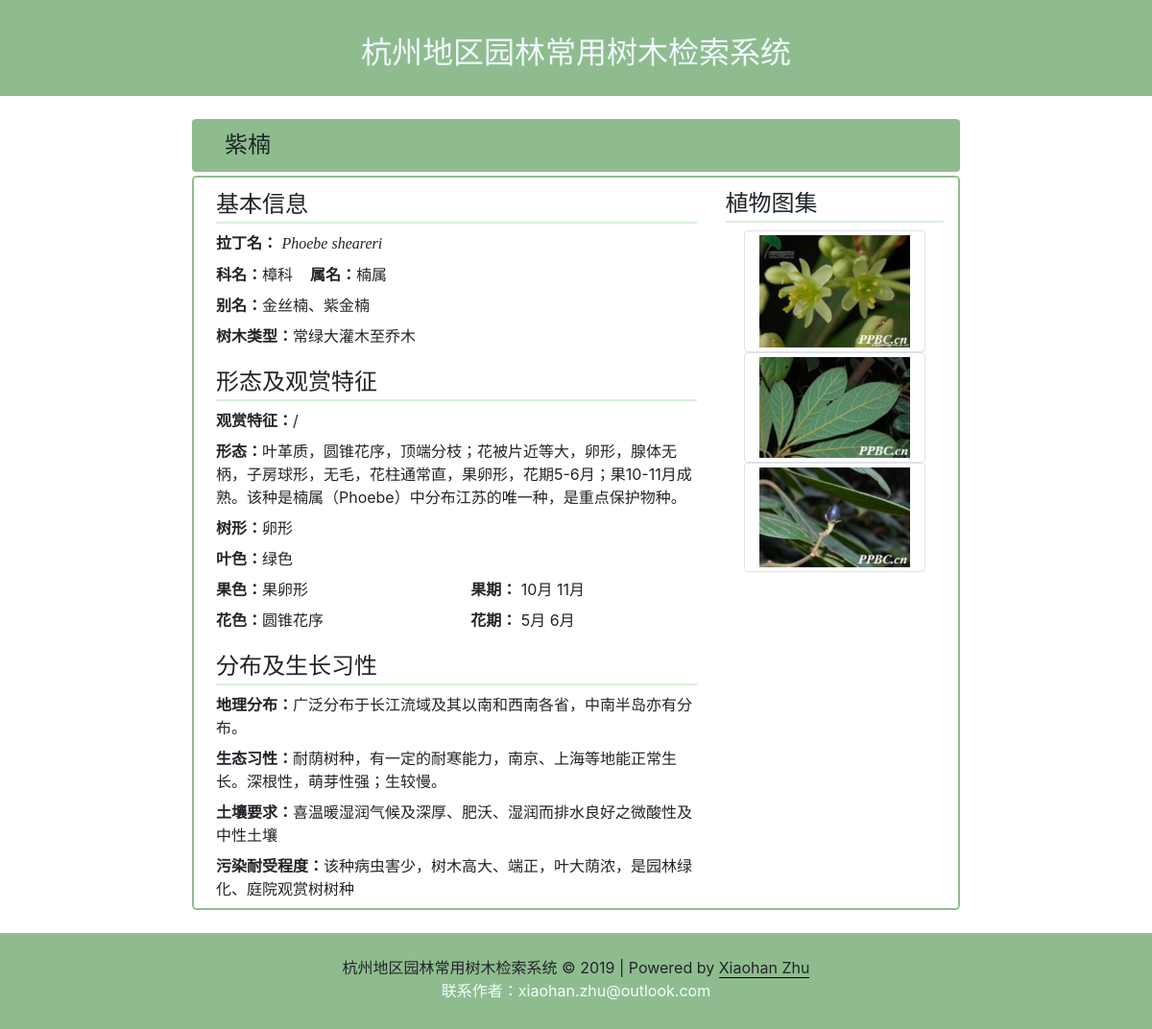
/search/紫楠/, run on the app's committed database.
### hzTree/models.py (models this page shows, shortened)
class Tree(models.Model):
    species_name = models.CharField(max_length=16, default=" ")
    family_name = models.CharField(max_length=16, default=" ")
    genus_name = models.CharField(max_length=16, default=" ")
    latin_name = models.CharField(max_length=64, default=" ")
    alternative_name = models.CharField(max_length=64, default=" ")
    tree_type = models.CharField(max_length=16, default=" ")
    tree_value = models.CharField(max_length=64, default=" ")
    tree_shape = models.CharField(max_length=64, default=" ")
    morphology = models.CharField(max_length=300, default=" ")
    bloom_date = models.ManyToManyField(Months, blank=True,related_name="bloom_date")
    bloom_color = models.CharField(max_length=64, default=" ")
    bloom_color_spring = models.CharField(max_length=64, default="无")
    bloom_color_summer = models.CharField(max_length=64, default="无")
    bloom_color_autumn = models.CharField(max_length=64, default="无")
    bloom_color_winter = models.CharField(max_length=64, default="无")
    fruit_date = models.ManyToManyField(Months, blank=True,related_name="fruit_date")
    fruit_color = models.CharField(max_length=64, default=" ")
    fruit_color_spring = models.CharField(max_length=64, default="无")
    fruit_color_summer = models.CharField(max_length=64, default="无")
    fruit_color_autumn = models.CharField(max_length=64, default="无")
    fruit_color_winter = models.CharField(max_length=64, default="无")
    leaf_color = models.CharField(max_length=64, default=" ")
    leaf_color_spring = models.CharField(max_length=64, default="无")
    leaf_color_summer = models.CharField(max_length=64, default="无")
    leaf_color_autumn = models.CharField(max_length=64, default="无")
    leaf_color_winter = models.CharField(max_length=64, default="无")
    geo_distribution = models.CharField(max_length=300, default=" ")
    propensity = models.CharField(max_length=300, default=" ")
    soil = models.CharField(max_length=300, default=" ")
    pollution_tolerance = models.CharField(max_length=300, default=" ")

class Months(models.Model):
    name = models.CharField(max_length=12)
    def __str__(self):
        return self.name

### hzTree/views.py (the view)
# urls.py: path('<species_name>/', views.detail, name='detail'),
def detail(request, species_name):
    template_name = 'detail.html'
    tree = get_object_or_404(Tree, species_name=species_name)
    return render(request, template_name, {
        'tree': tree,
        })

### hzTree/templates/detail.html (shortened to what this page needs)
{% extends "base.html" %}
{% load static %}
{% load widget_tweaks %}
  {% block content %}
  <div class="container alert col-md-8" style="background-color:DARKSEAGREEN;">
      <span class="h4" style="padding-left: 1ex;">{{ tree.species_name }}</span>
  </div>
  <div class="container col-md-8 rounded-lg" style="margin-top: -1%; border:2px solid DARKSEAGREEN;">
    <div class="row">
      <div class="col-md-8" style="margin-left:1%;">
        <legend style="padding-top:2%; border-bottom:2px solid rgb(216, 238, 216);">基本信息</legend>
        <legend class="col-form-info pt-0">
          <b>拉丁名：</b>
          <span style="font-style: italic; font-family:'Times New Roman', Times, serif">{{ tree.latin_name }}</span>
        </legend>
        <legend class="col-form-info pt-0">
          <b>科名：</b>{{ tree.family_name }}&nbsp;&nbsp;&nbsp;&nbsp;<b>属名：</b>{{ tree.genus_name }}
        </legend>
        <legend class="col-form-info pt-0">
          <b>别名：</b>{{ tree.alternative_name }}
        </legend>
        <legend class="col-form-info pt-0">
          <b>树木类型：</b>{{ tree.tree_type }}
        </legend>
        <legend style="padding-top:2%; border-bottom:2px solid rgb(216, 238, 216);">形态及观赏特征</legend>
        <legend class="col-form-info pt-0">
          <b>观赏特征：</b>{{ tree.tree_value }}
        </legend>
        <legend class="col-form-info pt-0">
          <b>形态：</b>{{ tree.morphology }}
        </legend>
        <legend class="col-form-info pt-0">
          <b>树形：</b>{{ tree.tree_shape}}
        </legend>
        <legend class="col-form-info pt-0">
          <b>叶色：</b>{{ tree.leaf_color}}
        </legend>
        <div class = "row">
          <legend class="col col-form-info pt-0">
            <b>果色：</b>{{ tree.fruit_color }}
          </legend>
          <legend class="col col-form-info pt-0">
            <b>果期：</b>
            {% for month in tree.fruit_date.all %}
            {{ month }}
            {% endfor %}
          </legend>
        </div>
        <div class="row">
          <legend class="col col-form-info pt-0">
            <b>花色：</b>{{ tree.bloom_color }}
          </legend>
          <legend class="col col-form-info pt-0">
            <b>花期：</b>
            {% for month in tree.bloom_date.all %}
                {{ month }}
            {% endfor %}
          </legend>
        </div>
        <legend style="padding-top:2%; border-bottom:2px solid rgb(216, 238, 216);">分布及生长习性</legend>
        <legend class="col-form-info pt-0">
          <b>地理分布：</b>{{ tree.geo_distribution }}
        </legend>
        <legend class="col-form-info pt-0">
          <b>生态习性：</b>{{ tree.propensity }}
        </legend>
        <legend class="col-form-info pt-0">
          <b>土壤要求：</b>{{ tree.soil }}
        </legend>
        <legend class="col-form-info pt-0">
          <b>污染耐受程度：</b>{{ tree.pollution_tolerance }}
        </legend>
      </div>
      <div class="col text-center">
          <legend class="text-left" style="padding-top:4%; border-bottom:2px solid rgb(216, 238, 216);">植物图集</legend>
          <img class="col-md-10 img-thumbnail rounded" src="/static/images/tree/{{tree.species_name}}1.png">
          <img class="col-md-10 img-thumbnail rounded" src="/static/images/tree/{{tree.species_name}}2.png">
          <img class="col-md-10 img-thumbnail rounded" src="/static/images/tree/{{tree.species_name}}3.png">
      </div>
    </div>
  </div>
  <br>
  {% endblock %}

### hzTree/templates/detail.html (style rules this page uses)
.col-form-info { font-size: 16px; }

### data on the page
Tree: species_name "紫楠", latin_name "Phoebe sheareri", family_name "樟科", genus_name "楠属", alternative_name "金丝楠、紫金楠", tree_type "常绿大灌木至乔木", tree_value "/", morphology "叶革质，圆锥花序，顶端分枝；花被片近等大，卵形，腺体无柄，子房球形，无毛，花柱通常直，果卵形，花期5-6月；果10-11月成熟。该种是楠属（Phoebe）中分布江苏的唯一种，是重点保护物种。", tree_shape "卵形", leaf_color "绿色", fruit_color "果卵形", bloom_color "圆锥花序", geo_distribution "广泛分布于长江流域及其以南和西南各省，中南半岛亦有分布。", propensity "耐荫树种，有一定的耐寒能力，南京、上海等地能正常生长。深根性，萌芽性强；生较慢。", soil "喜温暖湿润气候及深厚、肥沃、湿润而排水良好之微酸性及中性土壤", pollution_tolerance "该种病虫害少，树木高大、端正，叶大荫浓，是园林绿化、庭院观赏树树种"
Months: name "10月"
Months: name "11月"
Months: name "5月"
Months: name "6月"
